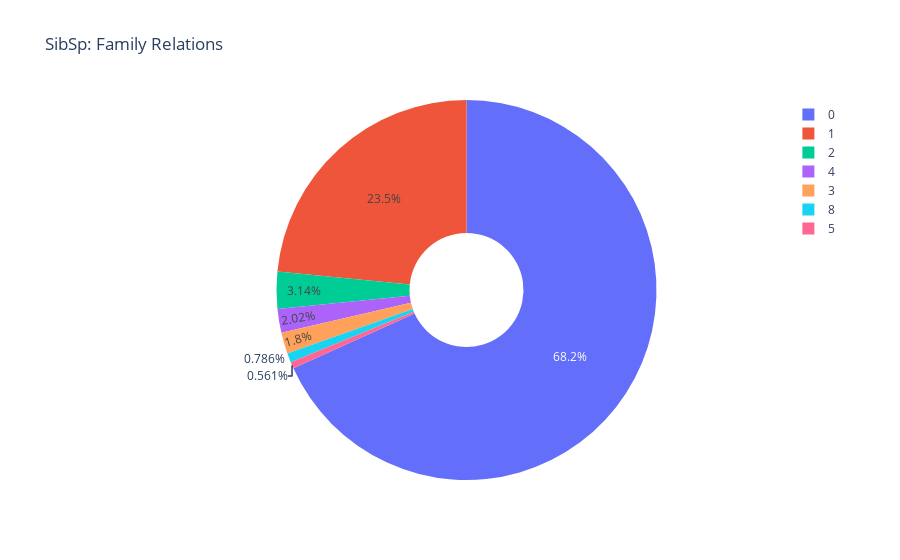

Notebook code for this chart:
### Markdown cell above
### SibSp: Family relations

- Sibling: borther, sister, stepbrother, stepsister;
- Spouse: husband, wife (mistress, and fiancés were ignored)

### Code cell
feature_distribution(df, feature_name="SibSp", title="SibSp: Family Relations")

### Figure 1 — Plotly figure (JSON) as saved in the notebook; plotly's stock layout.template omitted (floating-point values rounded to 4 significant figures; data arrays with more than 128 entries replaced by an {"elided": "..."} marker saying what was removed)
{"data": [{"domain": {"x": [0, 1], "y": [0, 1]}, "hole": 0.3, "hovertemplate": "SibSp=%{label}<extra></extra>", "labels": {"elided": "891 int values"}, "legendgroup": "", "name": "", "showlegend": true, "type": "pie"}], "layout": {"legend": {"tracegroupgap": 0}, "title": {"text": "SibSp: Family Relations"}}}
